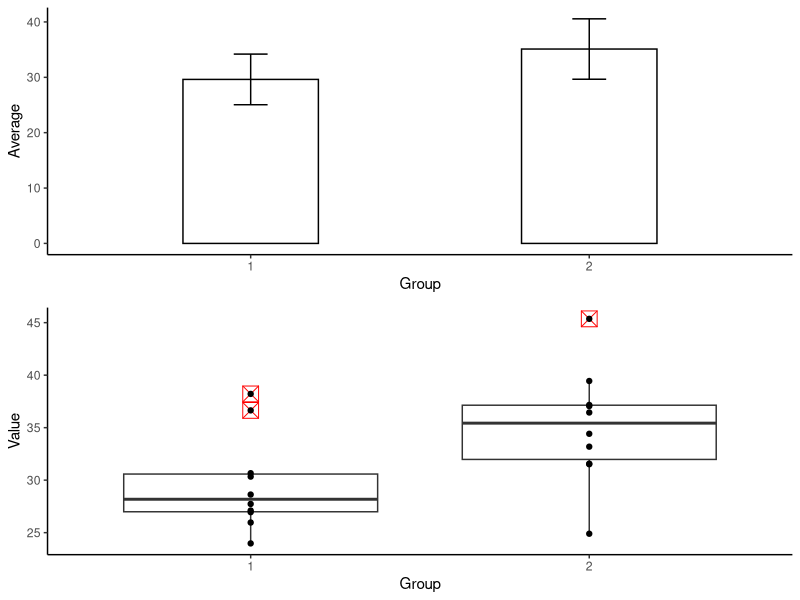

Write the R code that produced this figure.
# Packages 
library(ggplot2)
library(ggpubr)
library(dplyr)

# 1 Simulate the data
set.seed(5)

group_1 <- rnorm(10, mean = 30, sd = 4.8)
group_2 <- rnorm(10, mean = 38, sd = 6)

data_groups <- data.frame(
  Group = rep(c("1", "2"), each = 10),
  Value = c(group_1, group_2)
)

# 2 Barplot
bar_plot <- data_groups %>% 
  group_by(Group) %>% 
  summarise(
    Average = mean(Value),
    SD      = sd(Value)
    ) %>% 
  ggplot(aes(x = Group, y = Average)) +
  geom_col(color = "black", fill = "white", width = 0.4) +
  geom_errorbar(aes(ymin = Average - SD, ymax = Average + SD), width = 0.1) +
  theme_classic()

# 3 Boxplot
box_plot <- data_groups %>% 
  ggplot(aes(x = Group, y = Value)) +
  geom_boxplot(outlier.color = "red", outlier.size = 5, outlier.shape = 7) +
  geom_point(size = 1.5) +
  theme_classic()

# 4 Put both plots in the same figure
barbox_plot <- ggarrange(bar_plot, box_plot, nrow = 2)

# 5 Save the plot
ggsave(filename = "graphs/bar_box_plots.jpeg", plot = barbox_plot)